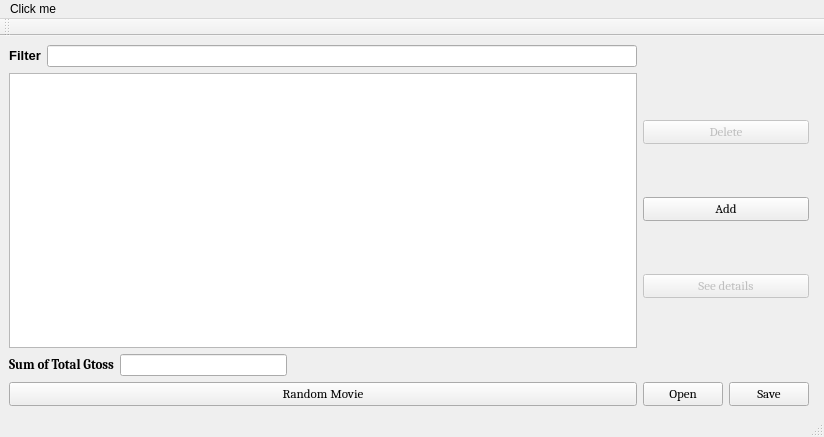
<?xml version="1.0" encoding="UTF-8"?>
<ui version="4.0">
 <class>MainWindow</class>
 <widget class="QMainWindow" name="MainWindow">
  <property name="geometry">
   <rect>
    <x>0</x>
    <y>0</y>
    <width>824</width>
    <height>437</height>
   </rect>
  </property>
  <property name="maximumSize">
   <size>
    <width>16777215</width>
    <height>16777215</height>
   </size>
  </property>
  <property name="windowTitle">
   <string>MainWindow</string>
  </property>
  <property name="animated">
   <bool>true</bool>
  </property>
  <widget class="QWidget" name="centralwidget">
   <layout class="QGridLayout" name="gridLayout">
    <item row="0" column="0">
     <layout class="QHBoxLayout" name="horizontalLayout_4">
      <item>
       <widget class="QLabel" name="label">
        <property name="text">
         <string>&lt;html&gt;&lt;head/&gt;&lt;body&gt;&lt;p align=&quot;center&quot;&gt;&lt;span style=&quot; font-size:10pt; font-weight:600;&quot;&gt;Filter&lt;/span&gt;&lt;/p&gt;&lt;/body&gt;&lt;/html&gt;</string>
        </property>
       </widget>
      </item>
      <item>
       <widget class="QLineEdit" name="lineEdit_2"/>
      </item>
     </layout>
    </item>
    <item row="1" column="0">
     <widget class="QTableView" name="tableView"/>
    </item>
    <item row="2" column="0" colspan="3">
     <layout class="QHBoxLayout" name="horizontalLayout_5">
      <item>
       <layout class="QHBoxLayout" name="horizontalLayout_3">
        <item>
         <widget class="QLabel" name="label_2">
          <property name="font">
           <font>
            <family>Cambria</family>
           </font>
          </property>
          <property name="text">
           <string>&lt;html&gt;&lt;head/&gt;&lt;body&gt;&lt;p align=&quot;center&quot;&gt;&lt;span style=&quot; font-size:10pt; font-weight:600;&quot;&gt;Sum of Total Gtoss&lt;/span&gt;&lt;/p&gt;&lt;/body&gt;&lt;/html&gt;</string>
          </property>
         </widget>
        </item>
        <item>
         <widget class="QLineEdit" name="lineEdit">
          <property name="enabled">
           <bool>true</bool>
          </property>
          <property name="readOnly">
           <bool>true</bool>
          </property>
         </widget>
        </item>
       </layout>
      </item>
      <item>
       <spacer name="horizontalSpacer">
        <property name="orientation">
         <enum>Qt::Horizontal</enum>
        </property>
        <property name="sizeHint" stdset="0">
         <size>
          <width>528</width>
          <height>20</height>
         </size>
        </property>
       </spacer>
      </item>
     </layout>
    </item>
    <item row="3" column="0">
     <layout class="QHBoxLayout" name="horizontalLayout_2">
      <item>
       <widget class="QPushButton" name="pushButton_2">
        <property name="font">
         <font>
          <family>Cambria</family>
          <pointsize>10</pointsize>
         </font>
        </property>
        <property name="text">
         <string>Random Movie</string>
        </property>
       </widget>
      </item>
     </layout>
    </item>
    <item row="3" column="1">
     <layout class="QHBoxLayout" name="horizontalLayout">
      <item>
       <widget class="QPushButton" name="pushButton_5">
        <property name="font">
         <font>
          <family>Cambria</family>
          <pointsize>10</pointsize>
         </font>
        </property>
        <property name="text">
         <string>Open</string>
        </property>
       </widget>
      </item>
      <item>
       <widget class="QPushButton" name="pushButton_4">
        <property name="font">
         <font>
          <family>Cambria</family>
          <pointsize>10</pointsize>
         </font>
        </property>
        <property name="text">
         <string>Save</string>
        </property>
       </widget>
      </item>
     </layout>
    </item>
    <item row="1" column="1">
     <layout class="QVBoxLayout" name="verticalLayout_2">
      <item>
       <widget class="QPushButton" name="pushButton_3">
        <property name="enabled">
         <bool>false</bool>
        </property>
        <property name="font">
         <font>
          <family>Cambria</family>
          <pointsize>10</pointsize>
         </font>
        </property>
        <property name="text">
         <string>Delete</string>
        </property>
       </widget>
      </item>
      <item>
       <widget class="QPushButton" name="pushButton">
        <property name="font">
         <font>
          <family>Cambria</family>
          <pointsize>10</pointsize>
         </font>
        </property>
        <property name="text">
         <string>Add</string>
        </property>
       </widget>
      </item>
      <item>
       <widget class="QPushButton" name="pushButton_6">
        <property name="enabled">
         <bool>false</bool>
        </property>
        <property name="font">
         <font>
          <family>Cambria</family>
          <pointsize>10</pointsize>
         </font>
        </property>
        <property name="text">
         <string>See details</string>
        </property>
       </widget>
      </item>
     </layout>
    </item>
   </layout>
  </widget>
  <widget class="QStatusBar" name="statusbar"/>
  <widget class="QMenuBar" name="menuBar">
   <property name="geometry">
    <rect>
     <x>0</x>
     <y>0</y>
     <width>824</width>
     <height>26</height>
    </rect>
   </property>
   <widget class="QMenu" name="menuClick_me">
    <property name="title">
     <string>Click me</string>
    </property>
    <addaction name="actionAbout"/>
   </widget>
   <addaction name="menuClick_me"/>
  </widget>
  <widget class="QToolBar" name="toolBar">
   <property name="windowTitle">
    <string>toolBar</string>
   </property>
   <attribute name="toolBarArea">
    <enum>TopToolBarArea</enum>
   </attribute>
   <attribute name="toolBarBreak">
    <bool>false</bool>
   </attribute>
  </widget>
  <action name="actionAbout">
   <property name="text">
    <string>About</string>
   </property>
  </action>
 </widget>
 <resources/>
 <connections/>
</ui>
